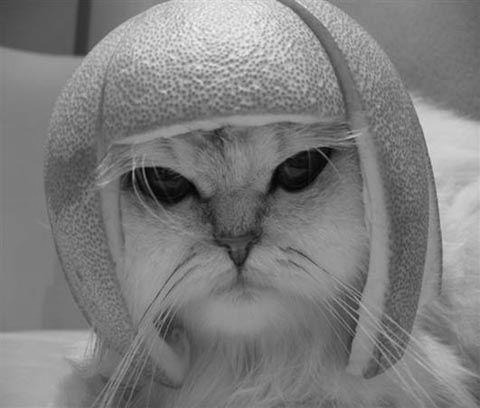
#> input picture sift-algorithm/test2.jpg, 480 x 408 px
$ python main.py
#> lines starting #> are read from the running program, lines starting #| are printed output that depends on the picture; after the words box and inside, x2 and y2 are one past the last pixel; in counts of white or black regions, pixels touching at a corner belong together
### sift-algorithm/ImageIO.py
import cv2


def showImage(img):
    cv2.imshow('', img)
    cv2.waitKey(0)
    cv2.destroyAllWindows()


def getImage(name):
#> called with name = 'test2.jpg'
    return cv2.imread(name, 0)
#> returned value is the input picture: shape (408, 480); min 0, max 247, mean 125.4


# def drawKeypoints(img, kp):
#     image = cv2.drawKeypoints(img, kp, flags=cv2.DRAW_MATCHES_FLAGS_DRAW_RICH_KEYPOINTS)
#     showImage(image)

### sift-algorithm/SiftSteps/ScaleSpace.py
import cv2
import ImageIO as io
import math

def getOctaves(img):

    octaves = []
    b = 0.5
    # print(b)
    for x in range(4):
        List = []
        a = b
        # print(a)
        for y in range(5):
            a = a * math.sqrt(2)
            List.append(cv2.GaussianBlur(img, (5, 5), a))
            # print(a)
            io.showImage(List[y])
        b *= 2
        octaves.append(List)
        height, width = img.shape[:2]
        img = cv2.resize(img, (int(width / 2), int(height / 2)), interpolation=cv2.INTER_AREA)
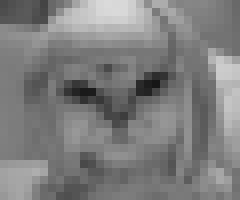
#> img: shape (25, 30) (shown 8 times larger); min 22, max 218, mean 125.8
#> after the loop, b = 8; octaves = 4 items
    return octaves

### sift-algorithm/SiftSteps/LoG.py
import ImageIO as io

DoGOctaves = []


def getDoGOctaves(octaves):
    print('LOG')
    counter = 0
    for list in octaves:
        nlist = []
        for i in range(4):

            a = list[i + 1]
            b = list[i]

            height, width = a.shape[:2]
            for k in range(width):
                for j in range(height):
                    if b[j][k] < a[j][k]:
                        b[j][k] = 0
                    else:
                        b[j][k] = b[j][k] - a[j][k]
                        if b[j][k] > 0:
                            counter += 1
                            # b[j][k] = 255

            nlist.append(b)
            # io.showImage(b)
            print(counter)

        DoGOctaves.append(nlist)
        # print(counter)

    return DoGOctaves

### sift-algorithm/SiftSteps/findingKeyPoint.py
import ImageIO as io
keypoints_octaves = []
def findPoints(poinsts):
    for dog_octaves in poinsts:
        nextgen_list = []
        for sacle in range(2):
            a = dog_octaves[sacle]
            b = dog_octaves[sacle + 1]
            c = dog_octaves[sacle + 2]
            result = b
            height, width = b.shape[:2]
            # print(width, height)
            for jj in range(height):
                for kk in range(width):
                    target = b[jj][kk]
                    window = []
                    for i in range(3):
                        for j in range(3):
                            try:
                                window.append(a[jj - 1 + i][kk - 1 + j])
                            except:
                                print('')
                    for i in range(3):
                        for j in range(3):
                            try:
                                if i != 1 and j != 1:
                                    window.append(b[jj - 1 + i][kk - 1 + j])
                            except:
                                print('')
                    for i in range(3):
                        for j in range(3):
                            try:
                                window.append(c[jj - 1 + i][kk - 1 + j])
                            except:
                                print('')
                    tmax = max(window)
                    tmin = min(window)
                    if target > tmax:
                        result[jj][kk] = target
                        # result[jj][kk] = 255
                    elif target < tmin:
                        result[jj][kk] = target
                        # result[jj][kk] = 255
                    else:
                        result[jj][kk] = 0
            print('how keypoints')
            io.showImage(result)
            nextgen_list.append(result)
        keypoints_octaves.append(nextgen_list)
    return keypoints_octaves

### sift-algorithm/SiftSteps/gettingRideOfLowContrastKeypoints.py
import ImageIO as io
import numpy as np
import cv2 as cv

keypoints = []


def removeLowThreshold(low_threshold, points):
    low_threshold_keypoints=[]
    for list in points:
        scales_list=[]
        for index, a in enumerate(list):
            print(index)
            result = a
            height, width = a.shape[:2]
            # avoid low_threshold pixels
            for j in range(height):
                for k in range(width):
                    if a[j][k] < low_threshold[index]:
                        result[j][k] = 0
                    else:
                        result[j][k] = 255
            low_threshold[index] *= 0.75
            io.showImage(result)
            scales_list.append(result)
        low_threshold_keypoints.append(scales_list)
    return low_threshold_keypoints


def removeEdge(points, scale_space):
    mask_x = [[1, 0, -1], [2, 0, -2], [1, 0, -1]]
    mask_y = [[1, 2, 1], [0, 0, 0], [-1, -2, -1]]
    for a, list in enumerate(points):
        scale_list = []
        imX = cv.filter2D(scale_space[a][0], -1, kernel=np.array(mask_x))
        imY = cv.filter2D(scale_space[a][0], -1, kernel=np.array(mask_y))
        for index, item in enumerate(list):
            height, width = item.shape[:2]

            for j in range(height):
                for k in range(width):
                    if imX[j][k] != 0 and imY[j][k] != 0:
                        if 0.5 < imX[j][k] / imY[j][k] < 1.5 and item[j][k] != 0:
                            item[j][k] = 0
                    else:
                        item[j][k] = 0
            io.showImage(item)
            scale_list.append(item)
        keypoints.append(scale_list)
    return keypoints


def removeKeypoints(low_threshold, points, octaves):
    new_points = removeLowThreshold(low_threshold, points)
    key_points = removeEdge(new_points, octaves)
    return key_points

### sift-algorithm/SiftSteps/KeypointOrientations.py
import numpy as np
import cv2 as cv
import math
import ImageIO as io


def orientations(keypoints, scale_spaces):
    keypoints_list = []
    mask_x = [[1, 0, -1], [2, 0, -2], [1, 0, -1]]
    mask_y = [[1, 2, 1], [0, 0, 0], [-1, -2, -1]]
    histogram = np.zeros(36)

    for i_index, octave in enumerate(keypoints):
        octave_list = []
        for j_index, scale_space in enumerate(octave):
            imX = cv.filter2D(scale_spaces[i_index][0], -1, kernel=np.array(mask_x))
            imY = cv.filter2D(scale_spaces[i_index][0], -1, kernel=np.array(mask_y))
            height, width = scale_space.shape[:2]
            # print('*** start')
            # print(height, width)
            # print('end ***')
            imX = np.lib.pad(np.array(imX), ((7, 7), (7, 7)), 'symmetric')
            imY = np.lib.pad(np.array(imY), ((7, 7), (7, 7)), 'symmetric')
            imX = np.array(imX).astype(np.int32)
            imY = np.array(imY).astype(np.int32)

            for jj in range(7, height):
                for kk in range(7, width):
                    if scale_space[jj][kk] != 0:
                        for n in range(-7, 8):
                            for m in range(-7, 8):
                                mag = math.sqrt((imX[jj + n + 1][kk] - imX[jj + n - 1][kk]) ** 2 +
                                                (imY[jj][kk + m + 1] - imY[jj][kk + m - 1]) ** 2)
                                if (imX[jj + n + 1][kk] - imX[jj + n - 1][kk]) == 0:
                                    theta = math.pi / 2
                                else:
                                    theta = math.atan((imY[jj][kk + m + 1] - imY[jj][kk + m - 1]) /
                                                      (imX[jj + n + 1][kk] - imX[jj + n - 1][kk]))

                                for index, i in enumerate(range(2, 74, 2)):
                                    if (i - 2) * (math.pi / 36) < theta <= i * (math.pi / 36):
                                        histogram[index] += theta * mag
                        max_hist = np.max(histogram)
                        peak = 0.8 * max_hist
                        for i in range(36):
                            if histogram[i] >= peak:
                                pair = [jj, kk, i * 100]
                                octave_list.append(pair)

        keypoints_list.append(octave_list)
    return keypoints_list

### sift-algorithm/SiftSteps/GenerateFeature.py
import numpy as np
import math
import cv2 as cv


def generate_feature(key_list, points, scale_spaces):
    mask_x = [[1, 0, -1], [2, 0, -2], [1, 0, -1]]
    mask_y = [[1, 2, 1], [0, 0, 0], [-1, -2, -1]]

    for index, scale_space in enumerate(scale_spaces):
        # height, width = scale_space.shape[:2]
        imX = cv.filter2D(scale_spaces[index][0], -1, kernel=np.array(mask_x))
        imY = cv.filter2D(scale_spaces[index][0], -1, kernel=np.array(mask_y))
        imX = np.lib.pad(np.array(imX), ((8, 8), (8, 8)), 'symmetric')
        imY = np.lib.pad(np.array(imY), ((8, 8), (8, 8)), 'symmetric')
        featrure = []

        for i in key_list[index]:
            featrue_points = []
            first = i[0]
            second = i[1]
            for j in range(-2, 2):
                first_1 = first + j * 4
                for k in range(-2, 2):
                    second_1 = second + k * 4
                    orients = np.zeros(8)

                    for n in range(4):
                        for m in range(4):
                            if imX[first - first_1 + n][second - second_1 + m] == 0:
                                tetha = 0
                            else:
                                tetha = imY[first - first_1 + n][second - second_1 + m] / (
                                    imX[first - first_1 + n][second - second_1 + m])

                            for l, degree in enumerate(range(1, 8)):
                                if ((degree - 1) / 4) * math.pi <= tetha < (degree / 4) * math.pi:
                                    orients[l] += 1

                    featrue_points.append(orients)
            featrure.append(featrue_points)
    return featrure

### sift-algorithm/main.py
import ImageIO as io
from SiftSteps import LoG, \
    ScaleSpace as scale_space, \
    findingKeyPoint as key_point, \
    gettingRideOfLowContrastKeypoints as decrese_keypoints, \
    GenerateFeature as gn, \
    KeypointOrientations as key_orientation

img = io.getImage("test2.jpg")

octaves = scale_space.getOctaves(img)
#> octaves = 4 items

log_approximations = LoG.getDoGOctaves(octaves)
#> the loop in getDoGOctaves, `for list in octaves:` made 4 passes
#> (printed output is left out)
#> after the loop in getDoGOctaves, `for list in octaves:`: b: shape (51, 60); every value is 0
#> after the loop in getDoGOctaves, `for list in octaves:`: counter = 196908
#> log_approximations = 4 items

points = key_point.findPoints(octaves)
#> the loop in findPoints, `for dog_octaves in poinsts:` made 4 passes
#> pass 2, in showImage (call 23), `cv2.imshow('', img)`:
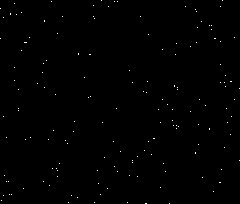
#> window '': shape (204, 240); values 0 (black) and 1 (white), 0.35% white in thin lines or dots
#> pass 2, in showImage (call 24), `cv2.imshow('', img)`:
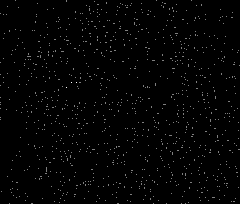
#> window '': shape (204, 240); min 0, max 2, mean 0.0248; drawn with min black and max white
#> points = 4 items

points = decrese_keypoints.removeKeypoints([2, 4], points, octaves)
#> the loop in removeLowThreshold, `for list in points:` made 4 passes
#> pass 1, in showImage (call 29), `cv2.imshow('', img)`:
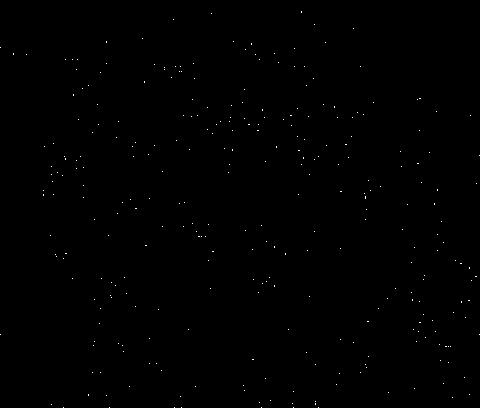
#> window '': shape (408, 480); 0.18% white in thin lines or dots
#> pass 1, in showImage (call 30), `cv2.imshow('', img)`:
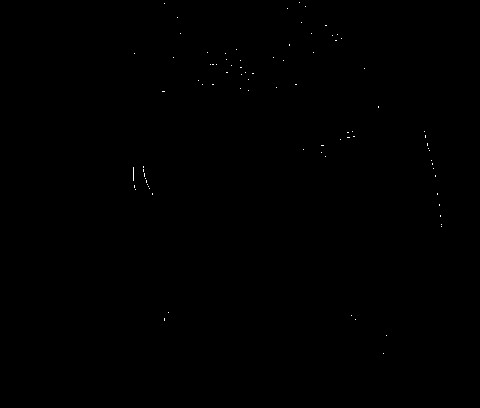
#> window '': shape (408, 480); 0.07% white in thin lines or dots, all inside (x1, y1, x2, y2) = (133, 2, 442, 354)
#> after the loop in removeLowThreshold, `for list in points:`: low_threshold = [0.633, 1.27]; low_threshold_keypoints = 4 items
#> the loop in removeEdge, `for a, list in enumerate(points):` made 4 passes

oriented_points = key_orientation.orientations(points, octaves)
#> the loop in orientations, `for i_index, octave in enumerate(keypoints):` made 4 passes
#> after the loop in orientations, `for i_index, octave in enumerate(keypoints):`: histogram = 36 values, max 12770.6 at index 8, min 0 at index 9, mean 553; keypoints_list = 4 items
#> oriented_points = 4 items

final_points = gn.generate_feature(oriented_points, points, octaves)
#> the loop in generate_feature, `for index, scale_space in enumerate(scale_spaces):` made 4 passes
#> pass 2, in generate_feature, `imX = cv.filter2D(scale_spaces[index][0], -1, kernel=np.array(mask_x))`:
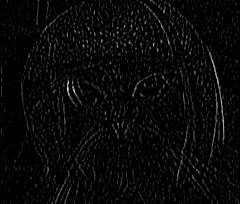
#> imX: shape (204, 240); min 0, max 19, mean 0.611; drawn with min black and max white
#> pass 2, in generate_feature, `imY = cv.filter2D(scale_spaces[index][0], -1, kernel=np.array(mask_y))`:
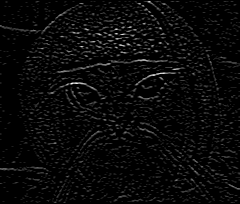
#> imY: shape (204, 240); min 0, max 16, mean 0.596; drawn with min black and max white
#> final_points = []
